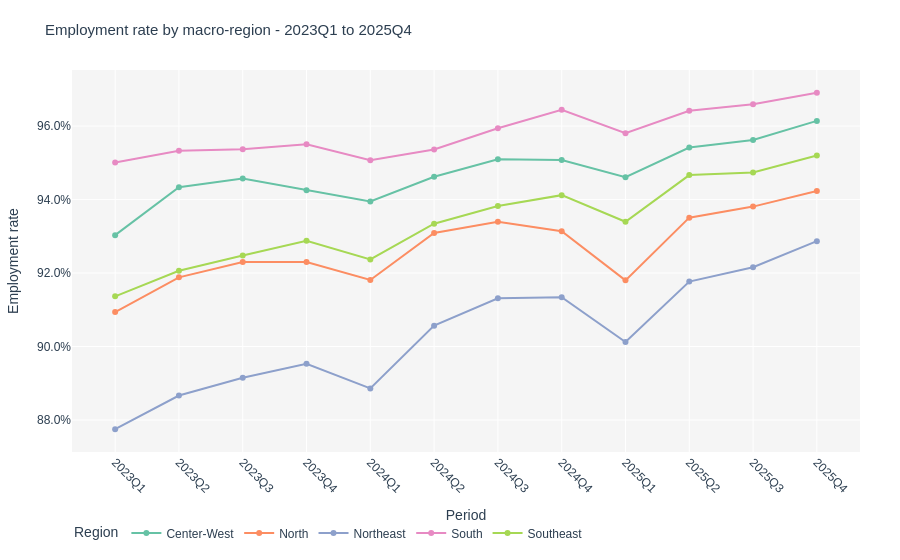

Notebook code for this chart:
### Markdown cell above
### 1.3 Employment rate by macro-region over time

### Code cell
unemp_trend = emp_region.rename(columns={'employment_rate': 'unemp_rate'}).sort_values('period')
fig3 = px.line(
    unemp_trend, x='period', y='unemp_rate', color='macro_region', markers=True,
    title='Employment rate by macro-region - 2023Q1 to 2025Q4',
    labels={'period': 'Period', 'unemp_rate': 'Employment rate', 'macro_region': 'Region'},
    color_discrete_sequence=px.colors.qualitative.Set2,
)
fig3.update_traces(line_width=2, marker_size=6,
    hovertemplate='<b>%{fullData.name}</b><br>%{x}: %{y:.1%}<extra></extra>')
fig3.update_layout(**BASE_LAYOUT)
fig3.update_xaxes(tickangle=45)
fig3.update_yaxes(tickformat='.1%')
fig3.show()

### Figure 1 — Plotly figure (JSON) as saved in the notebook; plotly's stock layout.template omitted (floating-point values rounded to 4 significant figures)
{"data": [{"hovertemplate": "<b>%{fullData.name}</b><br>%{x}: %{y:.1%}<extra></extra>", "legendgroup": "Center-West", "line": {"color": "rgb(102,194,165)", "dash": "solid", "width": 2}, "marker": {"size": 6, "symbol": "circle"}, "mode": "lines+markers", "name": "Center-West", "orientation": "v", "showlegend": true, "type": "scatter", "x": ["2023Q1", "2023Q2", "2023Q3", "2023Q4", "2024Q1", "2024Q2", "2024Q3", "2024Q4", "2025Q1", "2025Q2", "2025Q3", "2025Q4"], "xaxis": "x", "y": [0.9303, 0.9434, 0.9457, 0.9426, 0.9395, 0.9462, 0.951, 0.9508, 0.9461, 0.9542, 0.9562, 0.9614], "yaxis": "y"}, {"hovertemplate": "<b>%{fullData.name}</b><br>%{x}: %{y:.1%}<extra></extra>", "legendgroup": "North", "line": {"color": "rgb(252,141,98)", "dash": "solid", "width": 2}, "marker": {"size": 6, "symbol": "circle"}, "mode": "lines+markers", "name": "North", "orientation": "v", "showlegend": true, "type": "scatter", "x": ["2023Q1", "2023Q2", "2023Q3", "2023Q4", "2024Q1", "2024Q2", "2024Q3", "2024Q4", "2025Q1", "2025Q2", "2025Q3", "2025Q4"], "xaxis": "x", "y": [0.9094, 0.9188, 0.923, 0.923, 0.9181, 0.9309, 0.934, 0.9314, 0.918, 0.9351, 0.9381, 0.9423], "yaxis": "y"}, {"hovertemplate": "<b>%{fullData.name}</b><br>%{x}: %{y:.1%}<extra></extra>", "legendgroup": "Northeast", "line": {"color": "rgb(141,160,203)", "dash": "solid", "width": 2}, "marker": {"size": 6, "symbol": "circle"}, "mode": "lines+markers", "name": "Northeast", "orientation": "v", "showlegend": true, "type": "scatter", "x": ["2023Q1", "2023Q2", "2023Q3", "2023Q4", "2024Q1", "2024Q2", "2024Q3", "2024Q4", "2025Q1", "2025Q2", "2025Q3", "2025Q4"], "xaxis": "x", "y": [0.8775, 0.8866, 0.8915, 0.8953, 0.8886, 0.9057, 0.9131, 0.9134, 0.9012, 0.9177, 0.9216, 0.9287], "yaxis": "y"}, {"hovertemplate": "<b>%{fullData.name}</b><br>%{x}: %{y:.1%}<extra></extra>", "legendgroup": "South", "line": {"color": "rgb(231,138,195)", "dash": "solid", "width": 2}, "marker": {"size": 6, "symbol": "circle"}, "mode": "lines+markers", "name": "South", "orientation": "v", "showlegend": true, "type": "scatter", "x": ["2023Q1", "2023Q2", "2023Q3", "2023Q4", "2024Q1", "2024Q2", "2024Q3", "2024Q4", "2025Q1", "2025Q2", "2025Q3", "2025Q4"], "xaxis": "x", "y": [0.9501, 0.9533, 0.9537, 0.9551, 0.9507, 0.9536, 0.9594, 0.9645, 0.9581, 0.9642, 0.966, 0.969], "yaxis": "y"}, {"hovertemplate": "<b>%{fullData.name}</b><br>%{x}: %{y:.1%}<extra></extra>", "legendgroup": "Southeast", "line": {"color": "rgb(166,216,84)", "dash": "solid", "width": 2}, "marker": {"size": 6, "symbol": "circle"}, "mode": "lines+markers", "name": "Southeast", "orientation": "v", "showlegend": true, "type": "scatter", "x": ["2023Q1", "2023Q2", "2023Q3", "2023Q4", "2024Q1", "2024Q2", "2024Q3", "2024Q4", "2025Q1", "2025Q2", "2025Q3", "2025Q4"], "xaxis": "x", "y": [0.9137, 0.9206, 0.9247, 0.9288, 0.9237, 0.9334, 0.9383, 0.9412, 0.934, 0.9467, 0.9473, 0.952], "yaxis": "y"}], "layout": {"autosize": true, "font": {"color": "#2C3E50", "family": "Arial"}, "hoverlabel": {"bgcolor": "white", "font": {"size": 12}}, "legend": {"orientation": "h", "title": {"text": "Region"}, "tracegroupgap": 0, "x": 0, "y": -0.25, "yanchor": "bottom"}, "margin": {"b": 60, "l": 60, "r": 40, "t": 70}, "paper_bgcolor": "white", "plot_bgcolor": "#F5F5F5", "title": {"font": {"color": "#2C3E50", "size": 15}, "text": "Employment rate by macro-region - 2023Q1 to 2025Q4"}, "xaxis": {"anchor": "y", "autorange": true, "domain": [0, 1], "range": [-0.6629, 11.66], "tickangle": 45, "title": {"text": "Period"}, "type": "category"}, "yaxis": {"anchor": "x", "autorange": true, "domain": [0, 1], "range": [0.8703, 0.9762], "tickformat": ".1%", "title": {"text": "Employment rate"}, "type": "linear"}}}
